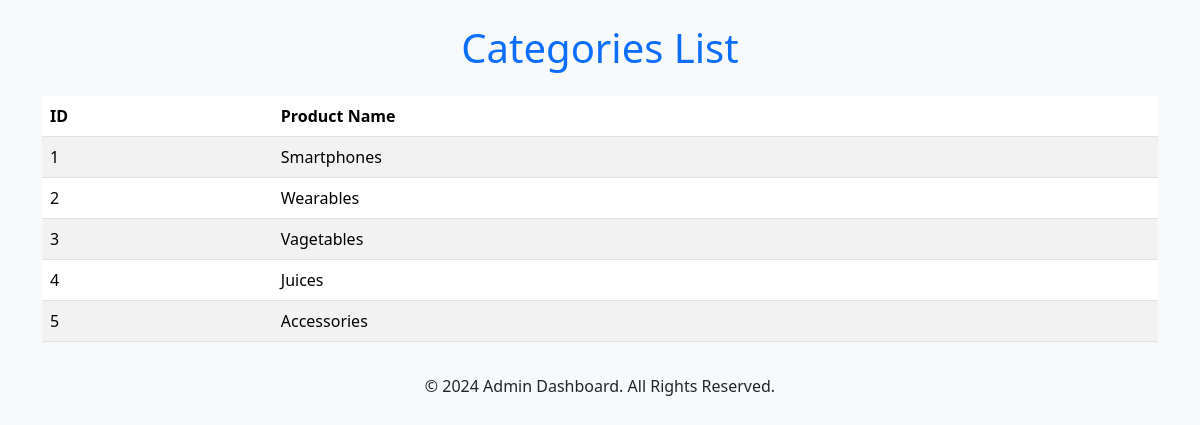
/admin/view_categories.php, run on the app's committed database.
### tables this page shows
CREATE TABLE IF NOT EXISTS `categories` (
  `categories_id` int NOT NULL AUTO_INCREMENT,
  `categories_title` varchar(100) NOT NULL,
  PRIMARY KEY (`categories_id`)
);

### admin/view_categories.php (the view, shortened to what this page needs)
<?php
include 'admin-header.php';
?>
<div class="container mt-4">
    <h1 class="text-primary text-center mb-4">Categories List</h1>
    <?php
    $query = "SELECT * FROM categories";
    $result = mysqli_query($conn, $query);
    if (mysqli_num_rows($result) > 0) {
        echo '<table class="table table-striped">';
        echo '<thead><tr><th>ID</th><th>Product Name</th></tr></thead>';
        echo '<tbody>';
        while ($row = mysqli_fetch_assoc($result)) {
            echo '<tr>';
            echo '<td>' . $row['categories_id'] . '</td>';
            echo '<td>' . htmlspecialchars($row['categories_title']) . '</td>';
            echo '</tr>';
        }
        echo '</tbody></table>';
    } else {
        echo '<p>No products found in the database.</p>';
    }
    ?>
</div>
<?php include 'admin-footer.php';

### admin/admin-style.css (style rules this page uses)
* { padding: 0; margin: 0; box-sizing: border-box; }
body { background-color: #f8f9fa; }

### data on the page
categories: categories_id "1", categories_title "Smartphones"
categories: categories_id "2", categories_title "Wearables"
categories: categories_id "3", categories_title "Vagetables"
categories: categories_id "4", categories_title "Juices"
categories: categories_id "5", categories_title "Accessories"
